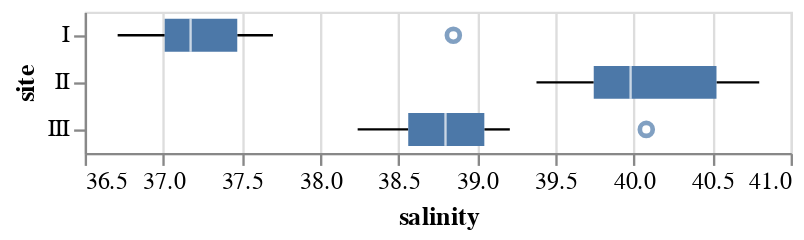

Notebook code cell kept with this figure:
### Markdown cell above
#### (a)

### Code cell
(
    alt.Chart(data)
    .mark_boxplot()
    .encode(
        alt.Y('site'),
        alt.X('salinity').scale(zero=False))
)

### Figure 1 — Vega-Lite specification as saved in the notebook (floating-point values rounded to 4 significant figures)
{"config": {"view": {"continuousWidth": 300, "continuousHeight": 300}}, "data": {"name": "data-a2fefc8eb492678b2ea3ff8a4735123d"}, "mark": {"type": "boxplot"}, "encoding": {"x": {"field": "salinity", "scale": {"zero": false}, "type": "quantitative"}, "y": {"field": "site", "type": "nominal"}}, "$schema": "https://vega.github.io/schema/vega-lite/v5.16.3.json", "datasets": {"data-a2fefc8eb492678b2ea3ff8a4735123d": [{"salinity": 37.54, "site": "I"}, {"salinity": 37.01, "site": "I"}, {"salinity": 36.71, "site": "I"}, {"salinity": 37.03, "site": "I"}, {"salinity": 37.32, "site": "I"}, {"salinity": 37.01, "site": "I"}, {"salinity": 37.03, "site": "I"}, {"salinity": 37.7, "site": "I"}, {"salinity": 37.36, "site": "I"}, {"salinity": 36.75, "site": "I"}, {"salinity": 37.45, "site": "I"}, {"salinity": 38.85, "site": "I"}, {"salinity": 40.17, "site": "II"}, {"salinity": 40.8, "site": "II"}, {"salinity": 39.76, "site": "II"}, {"salinity": 39.7, "site": "II"}, {"salinity": 40.79, "site": "II"}, {"salinity": 40.44, "site": "II"}, {"salinity": 39.79, "site": "II"}, {"salinity": 39.38, "site": "II"}, {"salinity": 39.04, "site": "III"}, {"salinity": 39.21, "site": "III"}, {"salinity": 39.05, "site": "III"}, {"salinity": 38.24, "site": "III"}, {"salinity": 38.53, "site": "III"}, {"salinity": 38.71, "site": "III"}, {"salinity": 38.89, "site": "III"}, {"salinity": 38.66, "site": "III"}, {"salinity": 38.51, "site": "III"}, {"salinity": 40.08, "site": "III"}]}}
